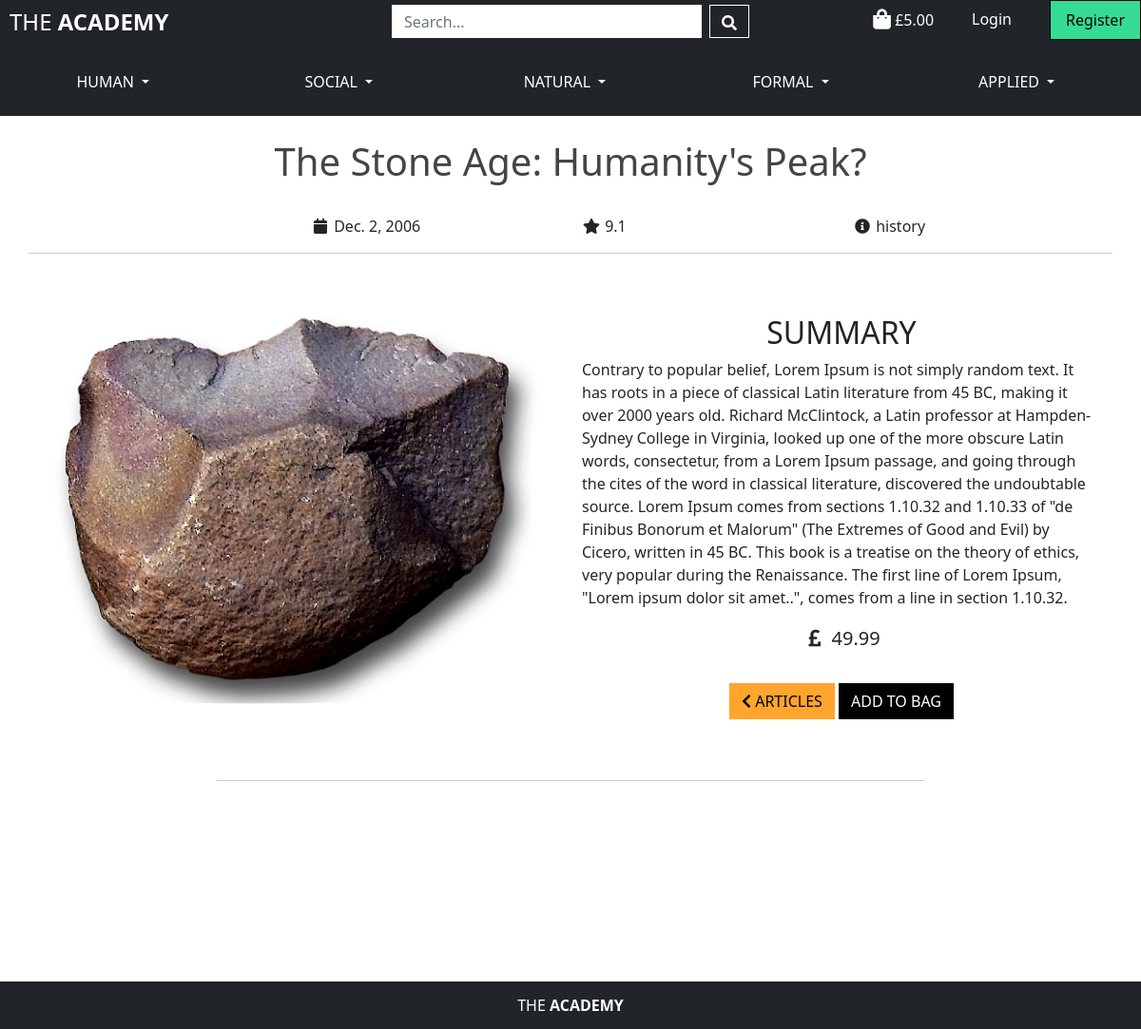
Before: /articles/4 with the older database file.
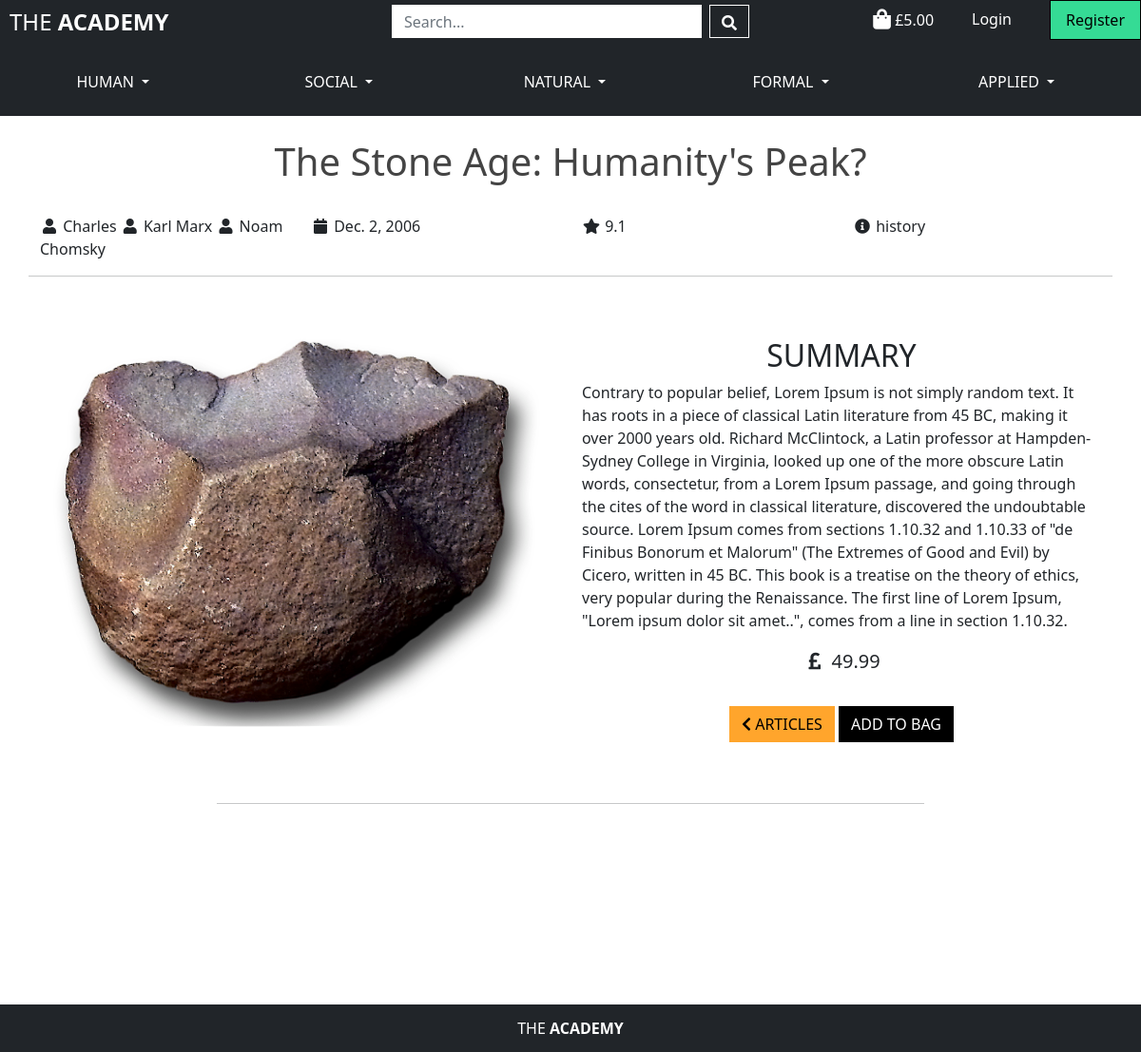
After: the same page with the newer database file.
### articles/models.py (models this page shows, shortened)
class Subject(models.Model):
    subject_name = models.CharField(max_length=200, null=False, blank=False)
    friendly_name = models.CharField(max_length=200, blank=True)
    class ScienceArea(models.TextChoices):
        HUMAN = 'HU', _('Human')
        SOCIAL = 'SO', _('Social')
        NATURAL = 'NA', _('Natural')
        FORMAL = 'FO', _('Formal')
        APPLIED = 'AP', _('Applied')
    science = models.CharField(
        max_length=2,
        choices=ScienceArea.choices,
        blank=False,
    )
    class Meta:
        ordering = ['subject_name']
    def __str__(self):
        return self.subject_name

### academics/models.py (models this page shows)
class Academic(models.Model):
    name = models.CharField(max_length=70)
    username = models.CharField(max_length=15)
    about = models.TextField()
    level = models.DecimalField(max_digits=4, decimal_places=1, blank=True)
    image = models.ImageField(blank=True)
    following = models.ManyToManyField('self', symmetrical=False, blank=True)
    subscribers = models.DecimalField(max_digits=9, decimal_places=0, blank=True)
    class Meta:
        ordering = ['name']
    def __str__(self):
        return self.name

### articles/views.py (the view)
# urls.py: path('<article_id>', views.article_detail, name='article_detail'),
def article_detail(request, article_id):
    article = get_object_or_404(Article, pk=article_id)
    context = {
        'article': article,
    }
    return render(request, 'articles/article_detail.html', context)

### bag/contexts.py (called while the page is built, shortened)
def bag_contents(request):
    bag_articles = []
    bag_subscriptions = []
    bag_total = 5
    article_count = 0
    subscription_count = 0
    bag = request.session.get('bag', {})
    context = {
        'bag_articles': bag_articles,
        'bag_subscriptions': bag_subscriptions,
        'bag_total': bag_total,
        'article_count': article_count,
        'subscription_count': subscription_count,
    }
    return context

### articles/templates/articles/article_detail.html (shortened to what this page needs)
{% extends "base.html" %}
{% load static %}
{% block page_header %}
<div class="container">
    <div class="row">
        <h1 id="header" class="center text-capitalize mt-4">{{ article.title }}</h1>
        <div class="col mt-4">
            <p class="">
                {% for author in article.authors.all %}
                    <i class="fas fa-user fa-fw"></i>
                    <span class="card-text"> {{ author }}</span>
                {% endfor %}
            </p>
        </div>
        <div class="col mt-4">
            <p class=""><i class="fas fa-calendar fa-fw"></i> {{ article.date }}</p>
        </div>
        <div class="col mt-4">
            <p class=""><i class="fas fa-star fa-fw"></i> {{ article.rating }}</p>
        </div>
        <div class="col mt-4">
            <p>
                {% for subject in article.subjects.all %}
                    <i class="fas fa-info-circle fa-fw"></i>
                    <span href="#" class="card-text">{{ subject }}</span>
                {% endfor %}
            </p>
        </div>
            <hr>
        </div>
    </div>
{% endblock %}
{% block content %}
    <div id="main-content" class="container">
        <div class="row">
            <div class="col-6 my-5">
                <a href="{{ article.image.url }}" target="_blank">
                    <img class="article-image" src="{{ article.image.url }}"  alt="{{ article.name }}">
                </a>
            </div>
            <div class="col-6 my-5">
                <div class="row">
                    <h2 class="center">SUMMARY</h2>
                </div>
                <div class="row">
                    <p class="">{{ article.summary }}</p>
                </div>
                <p class="card-text center fs-5"><i class="fas fa-pound-sign fa-fw"></i> {{ article.price}}</p>
                <form class="form" action="{% url 'add_to_bag' article.id %}" method="POST">
                    <div class="row">
                        <div class="col-12 center">
                            <a id="return-button" class="btn mt-3 text-uppercase" href="{% url 'articles' %}">
                                <i class="fas fa-chevron-left"></i>
                                Articles
                            </a>
                            <input id="buy-button" type="submit" class="btn rounded-0 text-uppercase mt-3" value="Add to Bag">
                        </div>
                    </div>
                </form>
            </div>
        </div>
        <div class="col-8 offset-2">
            <hr>
        </div>
    </div>
{% endblock %}

Changed rows visible on the page:
added Academic: name "Charles"
added Academic: name "Karl Marx"
added Academic: name "Noam Chomsky"
